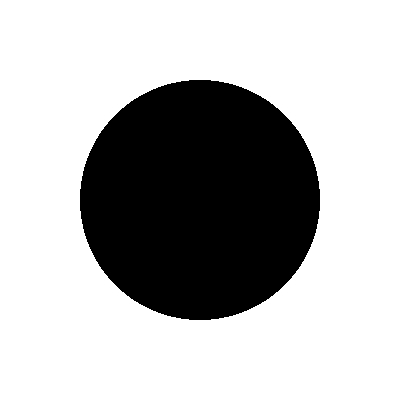
#> input picture ex1/src/image/circle.jpg, 400 x 400 px
$ python sobel.py   (older library calls are emulated)
#> lines starting #> are read from the running program, lines starting #| are printed output that depends on the picture
#> further down, img_gray is the input picture: shape (400, 400); min 0, max 255, mean 182.9
### ex1/src/blur_gauss.py
#!/usr/bin/env python
# -*- coding: utf-8 -*-

""" Blur the input image with Gaussian filter kernel

Author: FILL IN
MatrNr: FILL IN
"""

import cv2
import numpy as np

def _gauss(x: int, y: int, sigma: float) -> float:
        return (1/(2*np.pi*sigma**2) * np.exp(-1*(x**2 + y**2)/(2 * sigma ** 2)))

def blur_gauss(img: np.array, sigma: float, is_constant_size = False) -> np.array:
    """ Blur the input image with a Gaussian filter with standard deviation of sigma.

    Construct a two-dimensional Gaussian kernel with standard deviation sigma and
    size 2 * ceil(3 * sigma) + 1 in each dimenstion. Normalize the kernel so its
    values sum to one, then apply it to the input image using cv2.filter2D.
    Do not modify the input image.

    :param img: Grayscale input image
    :type img: np.array with shape (height, width) with dtype = np.float32 and values in the range [0., 1.]

    :param sigma: The standard deviation of the Gaussian kernel
    :type sigma: float

    :return: Blurred image
    :rtype: np.array with shape (height, width) with dtype = np.float32 and values in the range [0.,1.]
    """
#> called with sigma = 3, is_constant_size = False
    ######################################################
    # Write your own code here
    size = int(2 * np.ceil(3 * sigma) + 1)
    filter = None
    if is_constant_size:
        filter = np.empty((25,25))
    else:
        filter = np.empty((size, size))

    sum = 0
    center = (size - 1) / 2
    for idx in np.ndindex(filter.shape):
        x = idx[0] - center
        y = idx[1] - center
        filter[idx] = _gauss(x, y, sigma)
        sum += filter[idx]

    filter /= sum

    img_blur = cv2.filter2D(img, ddepth = -1, kernel=filter)
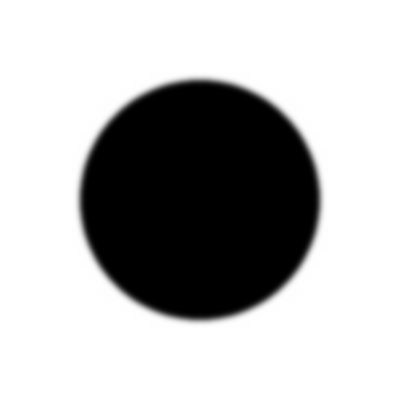
#> img_blur: shape (400, 400) float32; min -6.11e-16, max 1, mean 0.717; drawn with min black and max white

    ######################################################
    return img_blur


# [42 lines that do not run on import are left out]

### ex1/src/helper_functions.py
#!/usr/bin/env python
# -*- coding: utf-8 -*-

"""
Machine Vision (376.081)
Exercise 1: Canny Edge Detector
Matthias Hirschmanner 2026
Automation & Control Institute, TU Wien

Tutors: machinevision@acin.tuwien.ac.at
"""

import cv2
import numpy as np
import matplotlib.pyplot as plt


def show_image(img: np.array, title: str, save_image: bool = False, use_matplotlib: bool = False) -> None:
    """ Plot an image with either OpenCV or Matplotlib.

    :param img: :param img: Input image
    :type img: np.array with shape (height, width) or (height, width, channels)

    :param title: The title of the plot which is also used as a filename if save_image is chosen
    :type title: string

    :param save_image: If this is set to True, an image will be saved to disc as title.png
    :type save_image: bool

    :param use_matplotlib: If this is set to True, Matplotlib will be used for plotting, OpenCV otherwise
    :type use_matplotlib: bool
    """

    # First check if img is color or grayscale. Raise an exception on a wrong type.
    if len(img.shape) == 3:
        is_color = True
    elif len(img.shape) == 2:
        is_color = False
    else:
        raise ValueError(
            'The image does not have a valid shape. Expected either (height, width) or (height, width, channels)')

    if img.dtype == np.uint8:
        img = img.astype(np.float32) / 255.

    if use_matplotlib:
        plt.figure()
        plt.title(title)
        if is_color:
            # OpenCV uses BGR order while Matplotlib uses RGB. Reverse the the channels to plot the correct colors
            plt.imshow(img[..., ::-1])
        else:
            plt.imshow(img, cmap='gray')
        plt.xticks([])
        plt.yticks([])
        plt.show()
    else:
        cv2.imshow(title, img)
        cv2.waitKey(0)

    if save_image:
        if is_color:
            png_img = (cv2.cvtColor(img, cv2.COLOR_BGR2BGRA) * 255.).astype(np.uint8)
        else:
            png_img = (cv2.cvtColor(img, cv2.COLOR_GRAY2BGRA)*255.).astype(np.uint8)
        cv2.imwrite(title.replace(" ", "_") + ".png", png_img)


# [92 lines left out: functions plot_row_intensities, plot_kernel, add_gaussian_noise, not called in this run]

### ex1/src/sobel.py
#!/usr/bin/env python
# -*- coding: utf-8 -*-

""" Edge detection with the Sobel filter

Author: FILL IN
MatrNr: FILL IN
"""

import cv2
import numpy as np


def sobel(img: np.array) -> (np.array, np.array):
    """ Apply the Sobel filter to the input image and return the gradient and the orientation.

    Normalize the gradient magnitudes by dividing by their maximum. If the maximum
    is zero, return an all-zero gradient array. Do not modify the input image.

    :param img: Grayscale input image
    :type img: np.array with shape (height, width) with dtype = np.float32 and values in the range [0., 1.]
    :return: (gradient, orientation): gradient: the normalized edge strength of the image in range [0.,1.],
                                      orientation: angle of gradient in range [-np.pi, np.pi]
    :rtype: Two np.arrays with shape (height, width) and dtype = np.float32
    """
    ######################################################
    # Write your own code here
    sobel_x = np.array([
        (-1, 0, 1),
        (-2, 0, 2),
        (-1, 0, 1)
    ])
    sobel_y = np.array([
        (-1, -2, -1),
        (0, 0, 0),
        (1, 2, 1)
    ])

    gX = cv2.filter2D(img, ddepth=-1, kernel=sobel_x)
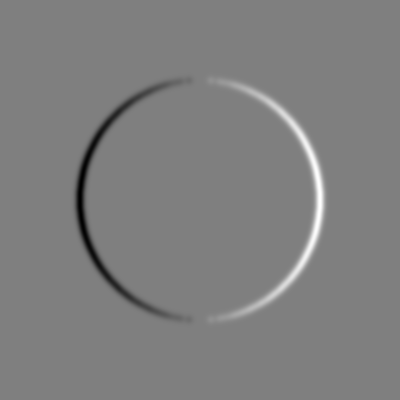
#> gX: shape (400, 400) float32; min -1.04, max 1.04, mean 1.71e-11; drawn with min black and max white
    gY = cv2.filter2D(img, ddepth=-1, kernel=sobel_y)
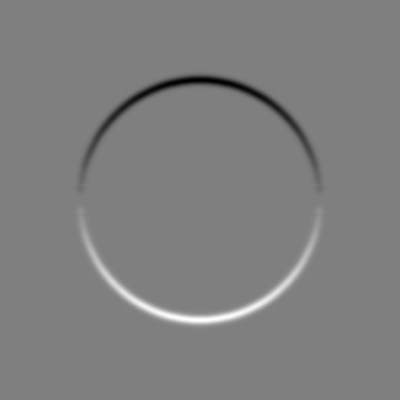
#> gY: shape (400, 400) float32; min -1.04, max 1.04, mean -2.13e-10; drawn with min black and max white

    orientation = np.atan2(gY, gX)
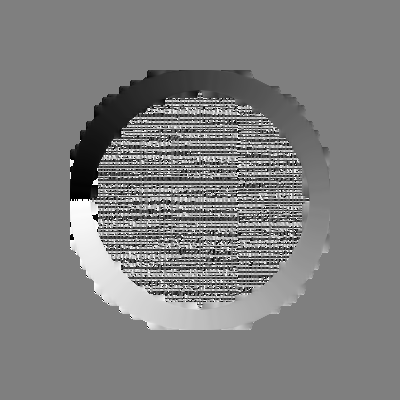
#> orientation: shape (400, 400) float32; min -3.14, max 3.14, mean 0.00458; drawn with min black and max white
    gradient = np.sqrt(gX**2 + gY**2)
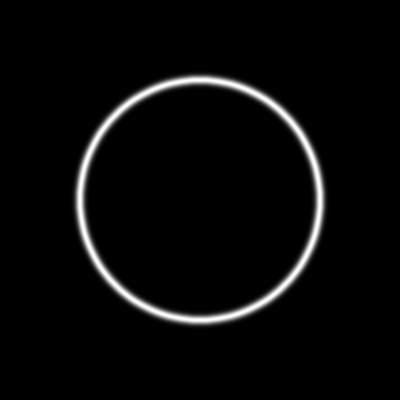
#> gradient: shape (400, 400) float32; min 0, max 1.05, mean 0.0377; drawn with min black and max white
    if np.max(gradient) != 0:
        gradient /= np.amax(gradient)

    ######################################################
    return gradient, orientation


if __name__ == "__main__":
    from helper_functions import *
    from pathlib import Path
    from blur_gauss import blur_gauss

    current_path = Path(__file__).parent
    img_gray = cv2.imread(str(current_path.joinpath("image/circle.jpg")), cv2.IMREAD_GRAYSCALE)

    img_gray = img_gray.astype(np.float32) / 255.
    show_image(img_gray, "Original Image", save_image=False, use_matplotlib=False)

    sigma = 3  # Change this value
    img_blur = blur_gauss(img_gray, sigma)
    show_image(img_blur, "Blurred Image", save_image=False, use_matplotlib=False)

    gradients, orientations = sobel(img_blur)
    orientations_color = cv2.applyColorMap(np.uint8((orientations.copy() + np.pi) / (2 * np.pi) * 255),
                                               cv2.COLORMAP_RAINBOW)
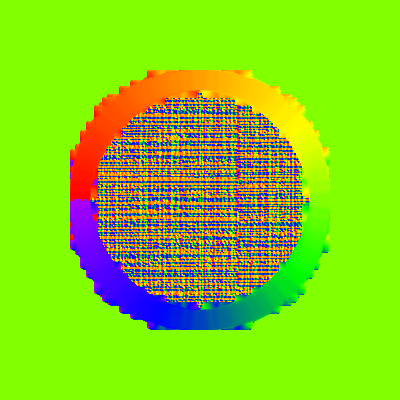
#> orientations_color: shape (400, 400, 3); mean B, G, R 28.4, 208.9, 134
    orientations_color = orientations_color.astype(np.float32) / 255.
    gradient_img = np.append(cv2.cvtColor(gradients, cv2.COLOR_GRAY2BGR), orientations_color, axis=1)
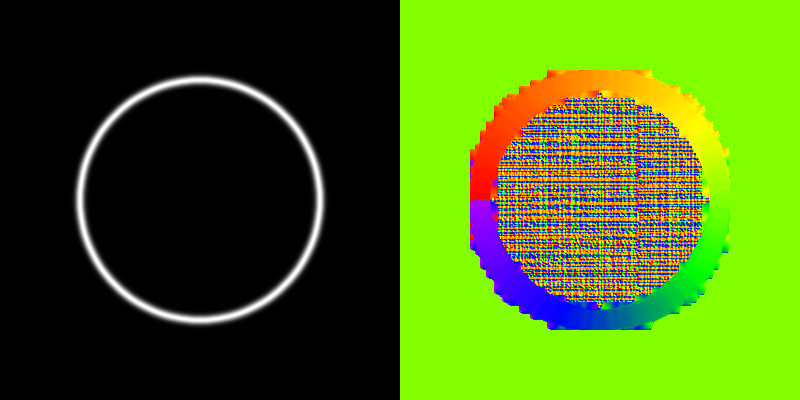
#> gradient_img: shape (400, 800, 3) float32; mean B, G, R 0.0737, 0.428, 0.281
    show_image(gradient_img, "Gradients", save_image=False, use_matplotlib=False)
